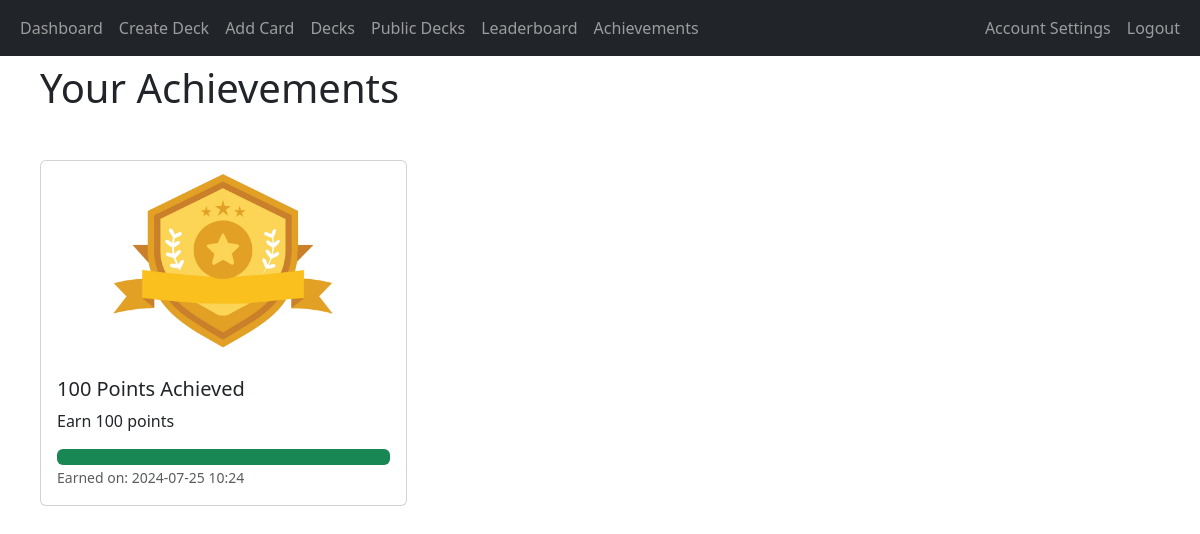
Page /user_achievements (signed in) on the committed database.
### app/gamification/models.py (models this page shows)
class Achievement(db.Model):
    achievement_id = db.Column(db.Integer, primary_key=True)
    name = db.Column(db.String(100), nullable=False)
    description = db.Column(db.String(255), nullable=False)
    points = db.Column(db.Integer, nullable=False, default=0)
    badge_image = db.Column(db.String(255), nullable=False)
    target = db.Column(db.Integer, nullable=False, default=0)  # Add this line
    users = db.relationship('UserAchievement', back_populates='achievement', cascade='all, delete-orphan')

class UserAchievement(db.Model):
    id = db.Column(db.Integer, primary_key=True)
    user_id = db.Column(db.Integer, db.ForeignKey('user.user_id'), nullable=False)
    achievement_id = db.Column(db.Integer, db.ForeignKey('achievement.achievement_id'), nullable=False)
    date_earned = db.Column(db.DateTime, default=datetime.utcnow, nullable=False)
    user = db.relationship('User', back_populates='achievements')
    achievement = db.relationship('Achievement', back_populates='users')

### app/gamification/routes.py (the view)
@gamification_blueprint.route('/user_achievements')
@login_required
def user_achievements():
    user_achievements = UserAchievement.query.filter_by(user_id=current_user.user_id).all()
    achievements_with_progress = [
        {
            'achievement': ua,
            'progress': calculate_progress(current_user.points, ua.achievement.target)
        } for ua in user_achievements
    ]
    return render_template('user_achievements.html', achievements_with_progress=achievements_with_progress)

### app/__init__.py (called while the page is built)
@login_manager.user_loader
def load_user(user_id):
    return User.query.get(int(user_id))

### app/gamification/routes.py (called while the page is built)
def calculate_progress(user_points, achievement_target):
    if achievement_target > 0:
        return (user_points / achievement_target) * 100
    return 0

### app/gamification/templates/user_achievements.html (shortened to what this page needs)
{% extends "base.html" %}
{% block heading %}Your Achievements{% endblock %}
{% block content %}
<div class="container mt-4">
    <div class="row">
        {% for item in achievements_with_progress %}
            <div class="col-md-4 mb-4">
                <div class="card">
                    <img src="{{ url_for('static', filename=item.achievement.achievement.badge_image) }}" class="card-img-top" alt="{{ item.achievement.achievement.name }}">
                    <div class="card-body">
                        <h5 class="card-title">{{ item.achievement.achievement.name }}</h5>
                        <p class="card-text">{{ item.achievement.achievement.description }}</p>
                        <div class="progress">
                            <div class="progress-bar bg-success" role="progressbar" style="width: {{ item.progress }}%;" aria-valuenow="{{ item.progress }}" aria-valuemin="0" aria-valuemax="100"></div>
                        </div>
                        <p class="card-text"><small class="text-muted">Earned on: {{ item.achievement.date_earned.strftime('%Y-%m-%d %H:%M') }}</small></p>
                    </div>
                </div>
            </div>
        {% endfor %}
    </div>
</div>
{% endblock %}

### app/static/styles.css (style rules this page uses)
.card-img-top { width: 100%; height: auto; max-height: 200px; object-fit: contain; }

### rows in the picture
Achievement: badge_image (picture), achievement.achievement.name "100 Points Achieved", achievement.achievement.description "Earn 100 points"
UserAchievement: achievement.date_earned "2024-07-25 10:24"
